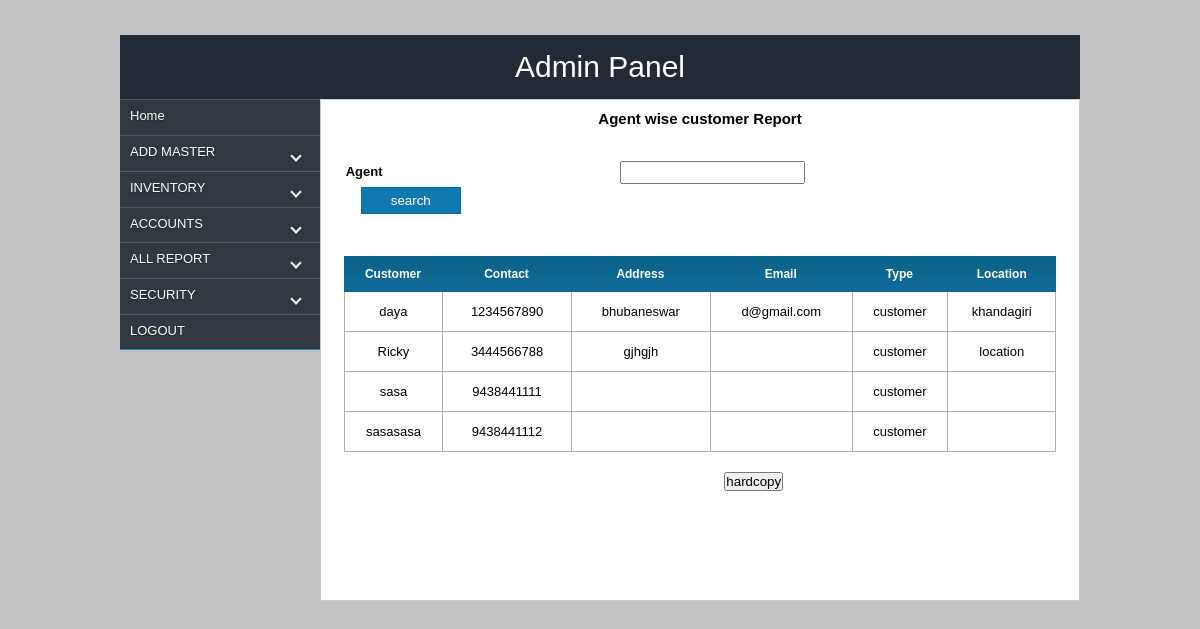
Screenshot of /admin/customer_report.php with the database file from the repository.
### tables this page shows
CREATE TABLE IF NOT EXISTS `vendor` (
  `slno` int(10) NOT NULL AUTO_INCREMENT,
  `name` varchar(200) NOT NULL,
  `phone` bigint(10) NOT NULL,
  `address` varchar(200) NOT NULL,
  `email` varchar(200) NOT NULL,
  `type` int(10) NOT NULL,
  `balance` float(10,2) NOT NULL,
  `location` varchar(200) NOT NULL,
  `date` date NOT NULL,
  `father` varchar(200) NOT NULL,
  `dob` date NOT NULL,
  `age` varchar(200) NOT NULL,
  `year` varchar(200) NOT NULL,
  `sex` varchar(200) NOT NULL,
  `occupation` varchar(200) NOT NULL,
  `introducer` varchar(200) NOT NULL,
  `introid` varchar(200) NOT NULL,
  `identity` varchar(200) NOT NULL,
  PRIMARY KEY (`slno`)
);

### admin/customer_report.php (the view, shortened to what this page needs)
<?php
    if(isset($_POST['submit']))
    { $loc=$_REQUEST['introducer'];
    $fetchdetail=mysql_query("select * from `vendor` where `introducer` like '$loc' and `type` NOT LIKE '0'");
	}
    else { $fetchdetail=mysql_query("select * from `vendor` where type NOT LIKE '0'");}
?>
<html>
<head>
<link href="css/style.css" rel="stylesheet"  type="text/css"/>
<link rel="stylesheet" href="css/jquery-ui.css">
</head>
<body>
    <div id="wrapper">
       <div id="header">Admin Panel</div>
	   <div id="con">
         <div id="container" style="font-size: 10px;">
            <div id="lcontainer">
                <?php include_once('menu.php');?>
            </div>
            <div id="rcontainer" align="middle">
                <div class="content2">
				<h3>Agent wise customer Report</h3>
				</div>
				<div class="content3">
                    <form name="" action="" method="post" enctype="multipart/form-data">
                <table class="table">
			    <tr>
				<td><span style="font-weight:bold;">Agent</span></td>
				<td> <input type="text" name="introducer" class="vend text" style="margin-left:10px;" />
				</td>
			    </tr>
                <tr>
                		<td><input type="submit" name="submit" value="search" class="btn"/></td>
                </tr>
				</table>
				<table class="table"  cellspacing="0" cellpadding="0" style="line-height:3;  margin-top:40px;">
			    <tr style="background:url(image/yellow.png); color:#fff; height:25px; font-size:12px;">
				<th>Customer</th>
				<th>Contact</th>
				<th>Address</th>
				<th>Email</th>
				<th>Type</th>
				<th>Location</th>
			    </tr>
			    <?php
			    while($resdetail=mysql_fetch_array($fetchdetail))
			    {
			    ?>
			    <tr>
				<td  class="td"><?php echo $resdetail['name'];?></td>
				<td  class="td"><?php echo $resdetail['phone'];?></td>
				<td  class="td"><?php echo $resdetail['address'];?></td>
				<td  class="td"><?php echo $resdetail['email'];?></td>
				<td  class="td">
				<?php
				if($resdetail['type']==1){ echo "customer";}
				?>
				</td>
				<td class="td" style="border-right:1px solid #adadad;"><?php echo $resdetail['location'];?></td>
			    </tr><?php }?>
                        </table>
                    </form>
		<div id="content2" style="width:800px; padding:10px; ">
		    <form name="f" method="post" action="customer_to_excel.php">
			<input type="submit" name="submit" value="hardcopy">
		    </form>
		</div>
		</div>
         </div>
        </div>
	</div>
    </div>
</body>
</html>

### admin/css/style.css (style rules this page uses)
* { margin:0px; padding:0px; }
body { background:url('../image/yllw.jpg') no-repeat; background-size:100% 100%; background:#c3c3c3; }
#wrapper { width:960px;margin:0 auto; margin-top:35px; }
#header { width:930px; height:auto; padding:15px; background:rgba(255,255,255,0.5); text-align: center; font-family: fantasy; font-family:arial;font-size:30px; background:#333; color:#fff; background:#242a34; }
#con { width:100%; height:auto; float:left; margin-bottom:20px; }
#container { width:960px; margin:auto; background:#fff; }
#lcontainer { width:200px; float: left; height:auto; background:rgba(255,255,225,0.5); }
#rcontainer { width:758px; float:left; min-height:500px;height:auto; background:#fff; border:1px solid #ccc; }
.table { font-family:arial; font-size:13px; width:400px; height:0px; margin-top:20px; margin-bottom:10px; line-height:2; width:100%; }
h3 { font-family:arial; font-size:15px; width:300px; }
.text { padding:2px; }
.td { border-left:1px solid #adadad; border-bottom:1px solid #adadad; text-align:center; }
.btn { width:60px; padding:2px; }

### admin/styles.css (style rules this page uses)
.content2 { width:90%; height:auto; float:left; font-family:arial; font-size:14px; margin-top:10px; margin-left:5%; }
.content3 { width:94%; height:auto; float:left; margin-top:10px; font-family:arial; margin-left:3%; }
.btn { width:100px; height:auto; float:left; padding:5px; background:#1079b1; border:none; color:#fff; text-align:center; font-family:Arial, Helvetica, sans-serif; border:1px solid #066a9f; }

### admin/customer_report.php (style rules this page uses)
.btn { margin-left:15px; }

### rows the page displays
vendor: name "daya", phone "1234567890", address "bhubaneswar", email "d@gmail.com", type "customer", location "khandagiri"
vendor: name "Ricky", phone "3444566788", address "gjhgjh", type "customer", location "location"
vendor: name "sasa", phone "9438441111", type "customer"
vendor: name "sasasasa", phone "9438441112", type "customer"
